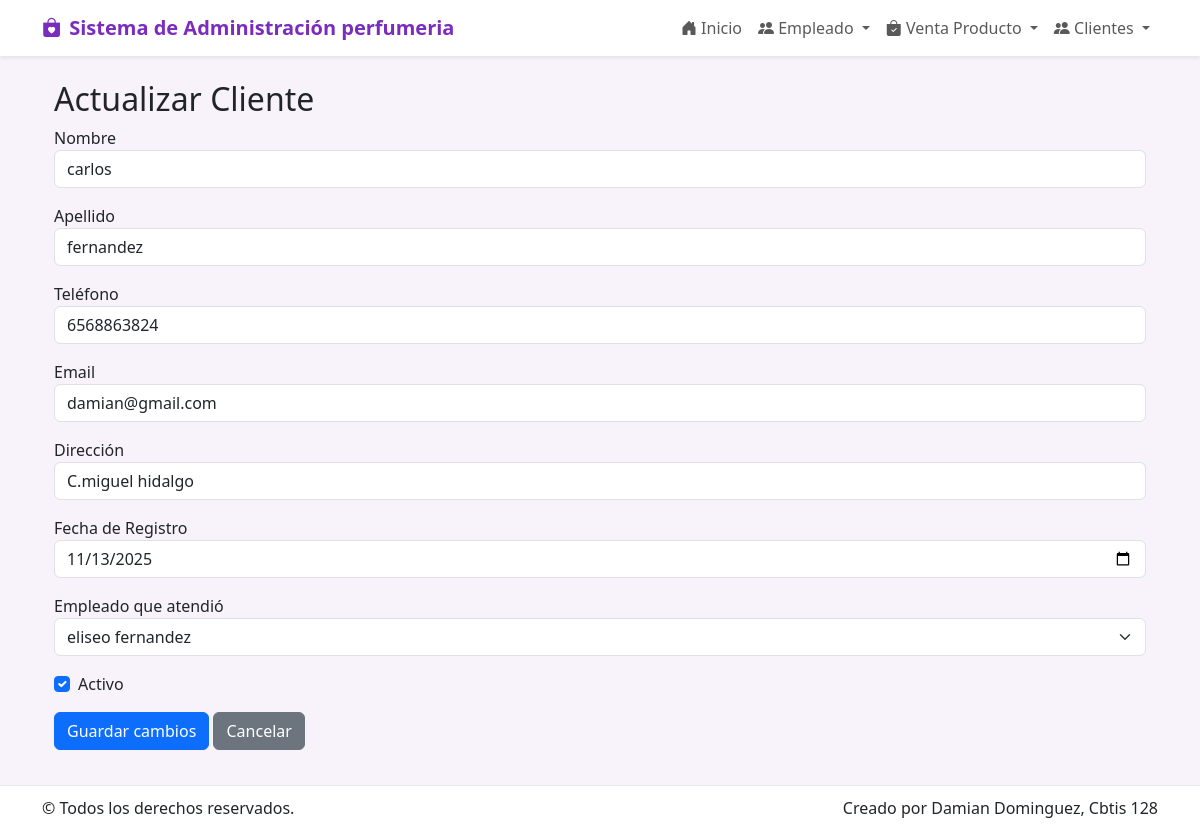
The app's page /cliente/actualizar/12/ with its own data.
### app_perfumeria/models.py (models this page shows, shortened)
class Cliente(models.Model):
    nombre = models.CharField(max_length=100)
    apellido = models.CharField(max_length=100)
    telefono = models.CharField(max_length=20, blank=True, null=True)
    email = models.EmailField(blank=True, null=True)
    direccion = models.CharField(max_length=250, blank=True, null=True)
    fecha_registro = models.DateField(auto_now_add=True)
    empleado = models.ForeignKey(
        Empleado, on_delete=models.SET_NULL, blank=True, null=True, related_name='clientes_atendidos'
    )
    activo = models.BooleanField(default=True)

class Empleado(models.Model):
    nombre = models.CharField(max_length=100)
    apellido = models.CharField(max_length=100)
    puesto = models.CharField(max_length=100)
    telefono = models.CharField(max_length=20, blank=True, null=True)
    email = models.EmailField(blank=True, null=True)
    fecha_nacimiento = models.DateField(blank=True, null=True)        # Campo editable
    fecha_contratacion = models.DateField(blank=True, null=True)      # Campo editable
    activo = models.BooleanField(default=True)

### app_perfumeria/views.py (the view, shortened to what this page needs)
# urls.py: path('cliente/actualizar/<int:cliente_id>/', views.actualizar_cliente, name='actualizar_cliente'),
def actualizar_cliente(request, cliente_id):
    cliente = get_object_or_404(Cliente, id=cliente_id)
    empleados = Empleado.objects.all()
    return render(request, 'cliente/actualizar_cliente.html', {
        'cliente': cliente,
        'empleados': empleados
    })

### app_perfumeria/templates/cliente/actualizar_cliente.html (shortened to what this page needs)
{% extends 'base.html' %}
{% block content %}
<div class="container mt-4">
  <h2>Actualizar Cliente</h2>
  <form method="POST" action="{% url 'actualizar_cliente' cliente.id %}">
    <div class="mb-3">
      <label>Nombre</label>
      <input type="text" name="nombre" class="form-control" value="{{ cliente.nombre }}" required>
    </div>
    <div class="mb-3">
      <label>Apellido</label>
      <input type="text" name="apellido" class="form-control" value="{{ cliente.apellido }}" required>
    </div>
    <div class="mb-3">
      <label>Teléfono</label>
      <input type="text" name="telefono" class="form-control" value="{{ cliente.telefono }}">
    </div>
    <div class="mb-3">
      <label>Email</label>
      <input type="email" name="email" class="form-control" value="{{ cliente.email }}">
    </div>
    <div class="mb-3">
      <label>Dirección</label>
      <input type="text" name="direccion" class="form-control" value="{{ cliente.direccion }}">
    </div>
    <div class="mb-3">
      <label>Fecha de Registro</label>
      <input type="date" name="fecha_registro" class="form-control" value="{{ cliente.fecha_registro|date:'Y-m-d' }}">
    </div>
    <div class="mb-3">
      <label>Empleado que atendió</label>
      <select name="empleado" class="form-select">
        {% for e in empleados %}
          <option value="{{ e.id }}" {% if cliente.empleado and cliente.empleado.id == e.id %}selected{% endif %}>
            {{ e.nombre }} {{ e.apellido }}
          </option>
        {% endfor %}
      </select>
    </div>
    <div class="form-check mb-3">
      <input type="checkbox" name="activo" class="form-check-input" id="activo" {% if cliente.activo %}checked{% endif %}>
      <label class="form-check-label" for="activo">Activo</label>
    </div>
    <button type="submit" class="btn btn-primary">Guardar cambios</button>
    <a href="{% url 'ver_cliente' %}" class="btn btn-secondary">Cancelar</a>
  </form>
</div>
{% endblock %}

### app_perfumeria/templates/base.html (style rules this page uses)
:root { --morado: #7b2cbf; --rosa: #ff6bcb; --suave: #f8f2fb; }
body { background: var(--suave); }

### records on screen
Cliente: nombre "carlos", apellido "fernandez", telefono "6568863824", email "damian@gmail.com", direccion "C.miguel hidalgo", fecha_registro "11/13/2025", empleado "eliseo fernandez", activo "☑"
